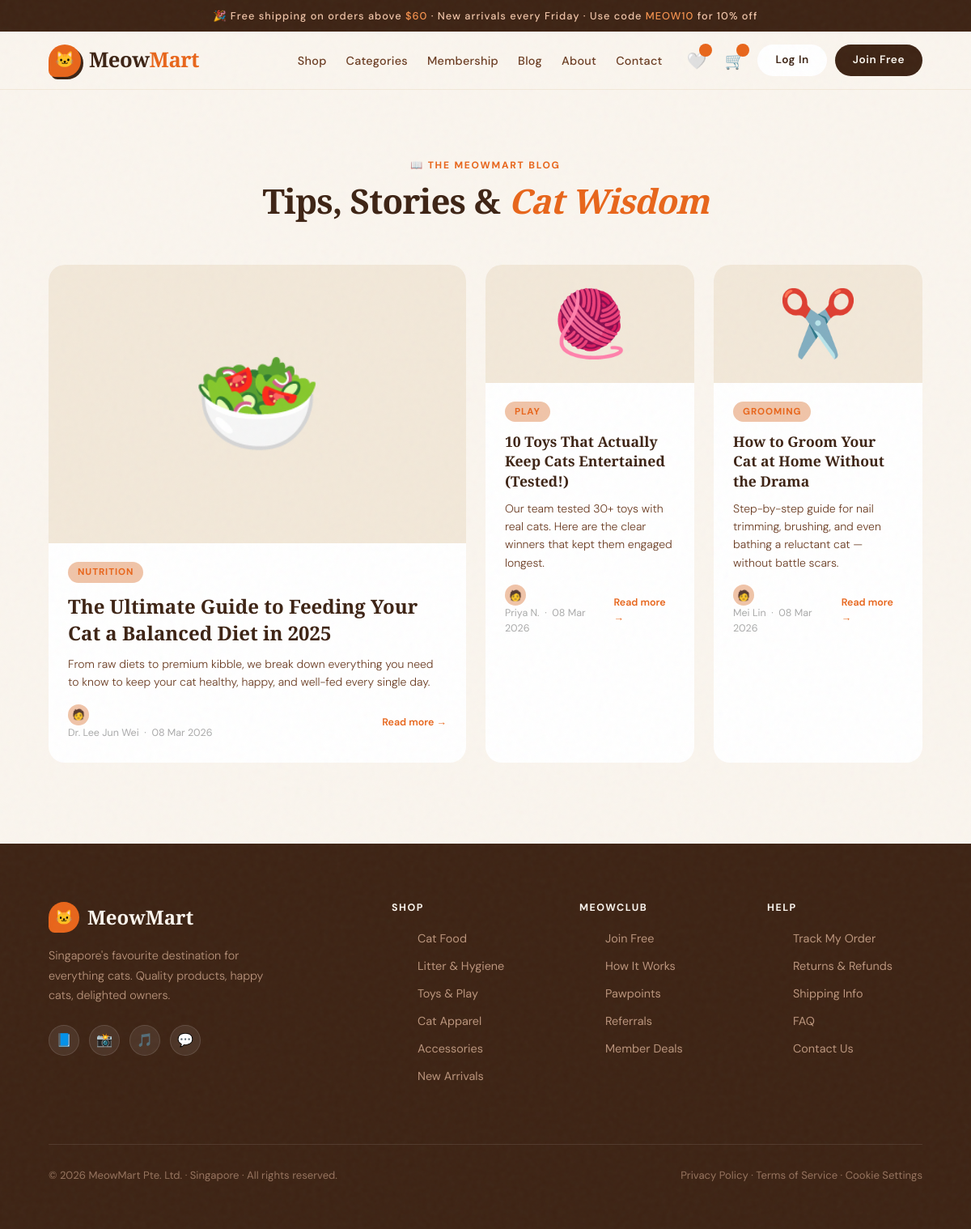
Page /content/blog.php on the committed database.
### tables this page shows
CREATE TABLE blog_posts (
    id         INT UNSIGNED   AUTO_INCREMENT PRIMARY KEY,
    title      VARCHAR(255)   NOT NULL,
    tag        VARCHAR(60)    DEFAULT NULL,
    author     VARCHAR(120)   NOT NULL,
    excerpt    TEXT           DEFAULT NULL,
    content    LONGTEXT       NOT NULL,
    created_at TIMESTAMP      DEFAULT CURRENT_TIMESTAMP
);

### includes/functions.php (called while the page is built, shortened)
<?php
function config(): array {
    static $cfg = null;
    if ($cfg === null) {
        $file = __DIR__ . '/../config/config.php';
        $cfg = require $file;
    }
    return $cfg;
}
function base_url(string $path = ''): string {
    $base = rtrim(config()['base_url'] ?? '', '/');
    $path = ltrim($path, '/');
    return $path === '' ? ($base ?: '') : $base . '/' . $path;
}
function h(?string $v): string {
    return htmlspecialchars((string)$v, ENT_QUOTES, 'UTF-8');
}

### config/config.php (called while the page is built)
<?php
return [
    'db_host'   => '127.0.0.1',
    'db_name'   => 'meowmart',
    'db_user'   => 'root',
    'db_pass'   => '',
    'site_name' => 'MeowMart',
    'base_url'  => '',
];

### content/blog.php (the view, shortened to what this page needs)
<?php
require_once dirname(__DIR__) . '/includes/header.php';
$pdo = db();
$posts = $pdo->query('SELECT * FROM blog_posts ORDER BY created_at DESC')->fetchAll();
$tagColors = ['Nutrition'=>'🥗','Play'=>'🧶','Grooming'=>'✂️','Health'=>'💊','Lifestyle'=>'🏠','Training'=>'🎯'];
?>
<section class="blog">
  <div class="section-header">
    <div class="section-tag">📖 The MeowMart Blog</div>
    <h1 class="section-title">Tips, Stories & <em>Cat Wisdom</em></h1>
  </div>
  <?php if (empty($posts)): ?>
    <p style="text-align:center;padding:60px;color:var(--brown-md);">No posts yet — check back soon!</p>
  <?php else: ?>
  <div class="blog-grid">
    <?php foreach ($posts as $i => $post):
      $icon = $tagColors[$post['tag'] ?? ''] ?? '🐱';
    ?>
      <article class="blog-card <?= $i === 0 ? 'featured' : '' ?>"><a href="<?= h(base_url('content/blog_post.php?id=' . $post['id'])) ?>" style="text-decoration:none;color:inherit;display:block;">
        <div class="blog-thumb"><?= $icon ?></div>
        <div class="blog-body">
          <span class="blog-tag"><?= h($post['tag'] ?? 'General') ?></span>
          <h3><?= h($post['title']) ?></h3>
          <p><?= h($post['excerpt']) ?></p>
          <div class="blog-meta">
            <div class="avatar">🧑</div>
            <?= h($post['author']) ?> &nbsp;·&nbsp;
            <?= date('d M Y', strtotime($post['created_at'])) ?>
            <a href="<?= h(base_url('content/blog_post.php?id=' . $post['id'])) ?>"
               style="margin-left:auto;color:var(--orange);text-decoration:none;font-size:.78rem;font-weight:600;">
              Read more →
            </a>
          </div>
        </div>
      </a></article>
    <?php endforeach; ?>
  </div>
  <?php endif; ?>
</section>
<?php require_once dirname(__DIR__) . '/includes/footer.php'; ?>

### assets/css/style.css (style rules this page uses)
:root { --cream: #FAF5EE; --warm: #F2E8D9; --orange: #E8651A; --orange-lt:#F5924E; --brown: #3D2314; --brown-md: #6B3C22; --sage: #8FA882; --blush: #F0C4A8; --gold: #C8941A; --white: #FFFFFF; }
*, *::before, *::after { box-sizing: border-box; margin: 0; padding: 0; }
html { scroll-behavior: smooth; }
body { font-family: 'DM Sans', sans-serif; background: var(--cream); color: var(--brown); overflow-x: hidden; }
body::before { content: ''; position: fixed; inset: 0; pointer-events: none; z-index: 9999; }
.section-header { text-align: center; margin-bottom: 56px; }
.section-tag { display: inline-block; font-size: 0.75rem; font-weight: 700; letter-spacing: 0.15em; text-transform: uppercase; color: var(--orange); margin-bottom: 12px; }
.section-title { font-family: 'Playfair Display', serif; font-size: clamp(2rem, 3.5vw, 3rem); font-weight: 900; line-height: 1.1; letter-spacing: -0.02em; }
.section-title em { font-style: italic; color: var(--orange); }
.blog { padding: 80px 5% 100px; background: var(--cream); }
.blog-grid { display: grid; grid-template-columns: 2fr 1fr 1fr; gap: 24px; }
.blog-card { background: var(--white); border-radius: 20px; overflow: hidden; cursor: pointer; transition: transform 0.3s, box-shadow 0.3s; }
.blog-thumb { aspect-ratio: 16/9; display: flex; align-items: center; justify-content: center; font-size: 5rem; background: var(--warm); }
.blog-card.featured .blog-thumb { aspect-ratio: 3/2; font-size: 8rem; }
.blog-body { padding: 22px 24px 28px; }
.blog-tag { display: inline-block; background: var(--blush); color: var(--orange); font-size: 0.72rem; font-weight: 700; letter-spacing: 0.08em; text-transform: uppercase; padding: 4px 12px; border-radius: 20px; margin-bottom: 12px; }
.blog-body h3 { font-family: 'Playfair Display', serif; font-size: 1.1rem; font-weight: 700; line-height: 1.4; margin-bottom: 10px; color: var(--brown); }
.blog-card.featured .blog-body h3 { font-size: 1.5rem; }
.blog-body p { font-size: 0.875rem; color: var(--brown-md); line-height: 1.6; font-weight: 300; margin-bottom: 16px; }
.blog-meta { display: flex; align-items: center; gap: 8px; font-size: 0.78rem; color: #aaa; }
.blog-meta .avatar { width: 26px; height: 26px; border-radius: 50%; background: var(--blush); display: flex; align-items: center; justify-content: center; font-size: 0.8rem; }

### rows in the picture
blog_posts: tag "🥗", tag "NUTRITION", title "The Ultimate Guide to Feeding Your Cat a Balanced Diet in 2025", excerpt "From raw diets to premium kibble, we break down everything you need to know to keep your cat healthy, happy, and well-fed every single day.", author "Dr. Lee Jun Wei", created_at "08 Mar 2026"
blog_posts: tag "🧶", tag "PLAY", title "10 Toys That Actually Keep Cats Entertained (Tested!)", excerpt "Our team tested 30+ toys with real cats. Here are the clear winners that kept them engaged longest.", author "Priya N.", created_at "08 Mar 2026"
blog_posts: tag "✂️", tag "GROOMING", title "How to Groom Your Cat at Home Without the Drama", excerpt "Step-by-step guide for nail trimming, brushing, and even bathing a reluctant cat — without battle scars.", author "Mei Lin", created_at "08 Mar 2026"
